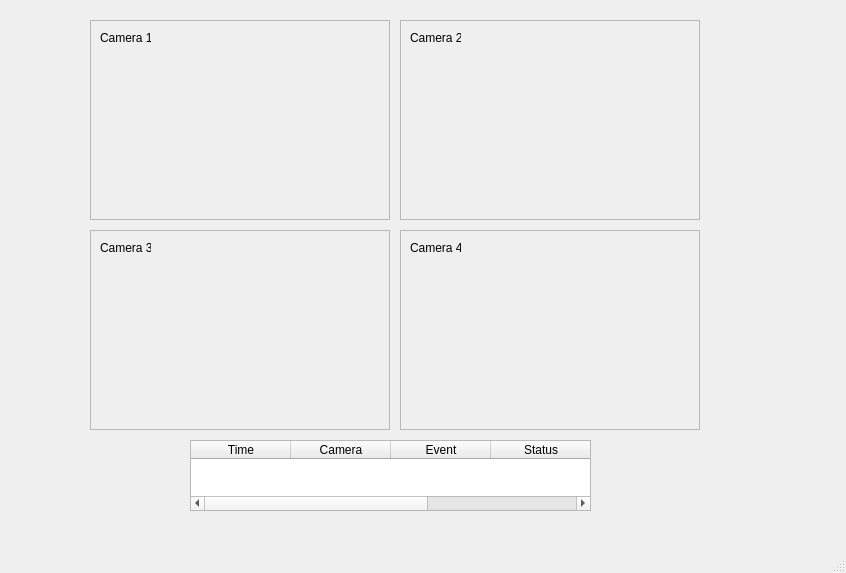
<?xml version="1.0" encoding="UTF-8"?>
<ui version="4.0">
 <class>dashboard</class>
 <widget class="QMainWindow" name="dashboard">
  <property name="geometry">
   <rect>
    <x>0</x>
    <y>0</y>
    <width>846</width>
    <height>573</height>
   </rect>
  </property>
  <property name="windowTitle">
   <string>MainWindow</string>
  </property>
  <widget class="QWidget" name="centralwidget">
   <widget class="QFrame" name="framecam1">
    <property name="geometry">
     <rect>
      <x>90</x>
      <y>20</y>
      <width>300</width>
      <height>200</height>
     </rect>
    </property>
    <property name="frameShape">
     <enum>QFrame::Shape::StyledPanel</enum>
    </property>
    <property name="frameShadow">
     <enum>QFrame::Shadow::Raised</enum>
    </property>
    <widget class="QLabel" name="label">
     <property name="geometry">
      <rect>
       <x>10</x>
       <y>10</y>
       <width>51</width>
       <height>16</height>
      </rect>
     </property>
     <property name="text">
      <string>Camera 1</string>
     </property>
    </widget>
   </widget>
   <widget class="QFrame" name="framecam2">
    <property name="geometry">
     <rect>
      <x>400</x>
      <y>20</y>
      <width>300</width>
      <height>200</height>
     </rect>
    </property>
    <property name="frameShape">
     <enum>QFrame::Shape::StyledPanel</enum>
    </property>
    <property name="frameShadow">
     <enum>QFrame::Shadow::Raised</enum>
    </property>
    <widget class="QLabel" name="label_2">
     <property name="geometry">
      <rect>
       <x>10</x>
       <y>10</y>
       <width>51</width>
       <height>16</height>
      </rect>
     </property>
     <property name="text">
      <string>Camera 2</string>
     </property>
    </widget>
   </widget>
   <widget class="QFrame" name="framcam3">
    <property name="geometry">
     <rect>
      <x>90</x>
      <y>230</y>
      <width>300</width>
      <height>200</height>
     </rect>
    </property>
    <property name="frameShape">
     <enum>QFrame::Shape::StyledPanel</enum>
    </property>
    <property name="frameShadow">
     <enum>QFrame::Shadow::Raised</enum>
    </property>
    <widget class="QLabel" name="label_3">
     <property name="geometry">
      <rect>
       <x>10</x>
       <y>10</y>
       <width>51</width>
       <height>16</height>
      </rect>
     </property>
     <property name="text">
      <string>Camera 3</string>
     </property>
    </widget>
   </widget>
   <widget class="QFrame" name="framecam4">
    <property name="geometry">
     <rect>
      <x>400</x>
      <y>230</y>
      <width>300</width>
      <height>200</height>
     </rect>
    </property>
    <property name="frameShape">
     <enum>QFrame::Shape::StyledPanel</enum>
    </property>
    <property name="frameShadow">
     <enum>QFrame::Shadow::Raised</enum>
    </property>
    <widget class="QLabel" name="label_4">
     <property name="geometry">
      <rect>
       <x>10</x>
       <y>10</y>
       <width>51</width>
       <height>16</height>
      </rect>
     </property>
     <property name="text">
      <string>Camera 4</string>
     </property>
    </widget>
   </widget>
   <widget class="QTableWidget" name="tableWidget">
    <property name="geometry">
     <rect>
      <x>190</x>
      <y>440</y>
      <width>401</width>
      <height>71</height>
     </rect>
    </property>
    <column>
     <property name="text">
      <string>Time</string>
     </property>
    </column>
    <column>
     <property name="text">
      <string>Camera</string>
     </property>
    </column>
    <column>
     <property name="text">
      <string>Event</string>
     </property>
    </column>
    <column>
     <property name="text">
      <string>Status</string>
     </property>
    </column>
    <column>
     <property name="text">
      <string/>
     </property>
    </column>
   </widget>
  </widget>
  <widget class="QMenuBar" name="menubar">
   <property name="geometry">
    <rect>
     <x>0</x>
     <y>0</y>
     <width>846</width>
     <height>22</height>
    </rect>
   </property>
  </widget>
  <widget class="QStatusBar" name="statusbar"/>
 </widget>
 <resources/>
 <connections/>
</ui>
